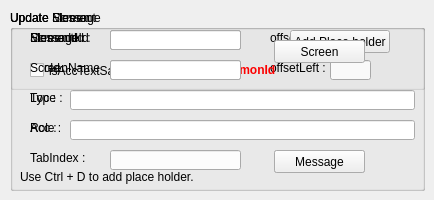
      <widget class="QWidget" name="tab_8">
       <attribute name="title">
        <string>Update Item</string>
       </attribute>
       <widget class="QGroupBox" name="groupBox_updateElement">
        <property name="geometry">
         <rect>
          <x>10</x>
          <y>10</y>
          <width>415</width>
          <height>181</height>
         </rect>
        </property>
        <property name="title">
         <string>Update Element</string>
        </property>
        <widget class="QLabel" name="label_20">
         <property name="geometry">
          <rect>
           <x>20</x>
           <y>20</y>
           <width>61</width>
           <height>16</height>
          </rect>
         </property>
         <property name="text">
          <string>ElementId :</string>
         </property>
        </widget>
        <widget class="QLabel" name="label_21">
         <property name="geometry">
          <rect>
           <x>20</x>
           <y>50</y>
           <width>71</width>
           <height>16</height>
          </rect>
         </property>
         <property name="text">
          <string>AccId :</string>
         </property>
        </widget>
        <widget class="QPushButton" name="updtEleBtn">
         <property name="geometry">
          <rect>
           <x>264</x>
           <y>140</y>
           <width>91</width>
           <height>23</height>
          </rect>
         </property>
         <property name="text">
          <string>Element</string>
         </property>
         <property name="icon">
          <iconset resource="resources.qrc">
           <normaloff>:/images/download-48.png</normaloff>:/images/download-48.png</iconset>
         </property>
        </widget>
        <widget class="QLineEdit" name="updtEleIdText">
         <property name="geometry">
          <rect>
           <x>100</x>
           <y>20</y>
           <width>131</width>
           <height>20</height>
          </rect>
         </property>
         <property name="text">
          <string/>
         </property>
        </widget>
        <widget class="QLineEdit" name="updtEleAccIdText">
         <property name="geometry">
          <rect>
           <x>100</x>
           <y>50</y>
           <width>131</width>
           <height>20</height>
          </rect>
         </property>
         <property name="text">
          <string/>
         </property>
        </widget>
        <widget class="QLabel" name="label_22">
         <property name="geometry">
          <rect>
           <x>20</x>
           <y>110</y>
           <width>71</width>
           <height>16</height>
          </rect>
         </property>
         <property name="text">
          <string>Role :</string>
         </property>
        </widget>
        <widget class="QLineEdit" name="updtEleRoleText">
         <property name="geometry">
          <rect>
           <x>100</x>
           <y>110</y>
           <width>131</width>
           <height>20</height>
          </rect>
         </property>
         <property name="text">
          <string/>
         </property>
        </widget>
        <widget class="QLineEdit" name="updTabIndexText">
         <property name="geometry">
          <rect>
           <x>100</x>
           <y>140</y>
           <width>131</width>
           <height>20</height>
          </rect>
         </property>
         <property name="text">
          <string/>
         </property>
        </widget>
        <widget class="QLabel" name="label_23">
         <property name="geometry">
          <rect>
           <x>20</x>
           <y>140</y>
           <width>71</width>
           <height>16</height>
          </rect>
         </property>
         <property name="text">
          <string>TabIndex :</string>
         </property>
        </widget>
        <widget class="QLineEdit" name="updtEleTypeText">
         <property name="geometry">
          <rect>
           <x>100</x>
           <y>80</y>
           <width>131</width>
           <height>20</height>
          </rect>
         </property>
         <property name="text">
          <string/>
         </property>
        </widget>
        <widget class="QLabel" name="label_24">
         <property name="geometry">
          <rect>
           <x>20</x>
           <y>80</y>
           <width>71</width>
           <height>16</height>
          </rect>
         </property>
         <property name="text">
          <string>Type :</string>
         </property>
        </widget>
        <widget class="QLabel" name="label_49">
         <property name="geometry">
          <rect>
           <x>260</x>
           <y>20</y>
           <width>61</width>
           <height>16</height>
          </rect>
         </property>
         <property name="text">
          <string>offsetTop :</string>
         </property>
        </widget>
        <widget class="QLabel" name="label_50">
         <property name="geometry">
          <rect>
           <x>260</x>
           <y>50</y>
           <width>61</width>
           <height>16</height>
          </rect>
         </property>
         <property name="text">
          <string>offsetLeft :</string>
         </property>
        </widget>
        <widget class="QLineEdit" name="updtOffTopText">
         <property name="geometry">
          <rect>
           <x>320</x>
           <y>20</y>
           <width>41</width>
           <height>20</height>
          </rect>
         </property>
         <property name="text">
          <string/>
         </property>
        </widget>
        <widget class="QLineEdit" name="updtOffLeftText">
         <property name="geometry">
          <rect>
           <x>320</x>
           <y>50</y>
           <width>41</width>
           <height>20</height>
          </rect>
         </property>
         <property name="text">
          <string/>
         </property>
        </widget>
       </widget>
       <widget class="QGroupBox" name="groupBox_updateMessage">
        <property name="geometry">
         <rect>
          <x>10</x>
          <y>10</y>
          <width>415</width>
          <height>181</height>
         </rect>
        </property>
        <property name="title">
         <string>Update Message</string>
        </property>
        <widget class="QLabel" name="label_28">
         <property name="geometry">
          <rect>
           <x>20</x>
           <y>20</y>
           <width>61</width>
           <height>16</height>
          </rect>
         </property>
         <property name="text">
          <string>MessageId :</string>
         </property>
        </widget>
        <widget class="QLineEdit" name="updtMsgidText">
         <property name="geometry">
          <rect>
           <x>100</x>
           <y>20</y>
           <width>131</width>
           <height>20</height>
          </rect>
         </property>
         <property name="text">
          <string/>
         </property>
        </widget>
        <widget class="QPushButton" name="updateMsgBtn">
         <property name="geometry">
          <rect>
           <x>264</x>
           <y>140</y>
           <width>91</width>
           <height>23</height>
          </rect>
         </property>
         <property name="text">
          <string>Message</string>
         </property>
         <property name="icon">
          <iconset resource="resources.qrc">
           <normaloff>:/images/download-48.png</normaloff>:/images/download-48.png</iconset>
         </property>
        </widget>
        <widget class="QCheckBox" name="cb_isAccTextSameUpdt">
         <property name="geometry">
          <rect>
           <x>20</x>
           <y>50</y>
           <width>151</width>
           <height>21</height>
          </rect>
         </property>
         <property name="text">
          <string>isAccTextSame</string>
         </property>
        </widget>
        <widget class="QLineEdit" name="updtLocMsgText">
         <property name="geometry">
          <rect>
           <x>60</x>
           <y>80</y>
           <width>345</width>
           <height>20</height>
          </rect>
         </property>
         <property name="text">
          <string/>
         </property>
        </widget>
        <widget class="QLineEdit" name="updtAccMsgText">
         <property name="geometry">
          <rect>
           <x>60</x>
           <y>110</y>
           <width>345</width>
           <height>20</height>
          </rect>
         </property>
         <property name="text">
          <string/>
         </property>
        </widget>
        <widget class="QLabel" name="label_29">
         <property name="geometry">
          <rect>
           <x>20</x>
           <y>80</y>
           <width>34</width>
           <height>16</height>
          </rect>
         </property>
         <property name="text">
          <string>Loc :</string>
         </property>
        </widget>
        <widget class="QLabel" name="label_30">
         <property name="geometry">
          <rect>
           <x>20</x>
           <y>110</y>
           <width>31</width>
           <height>16</height>
          </rect>
         </property>
         <property name="text">
          <string>Acc :</string>
         </property>
        </widget>
        <widget class="QLabel" name="label_commonId">
         <property name="geometry">
          <rect>
           <x>150</x>
           <y>50</y>
           <width>201</width>
           <height>20</height>
          </rect>
         </property>
         <property name="palette">
          <palette>
           <active>
            <colorrole role="WindowText">
             <brush brushstyle="SolidPattern">
              <color alpha="255">
               <red>255</red>
               <green>0</green>
               <blue>0</blue>
              </color>
             </brush>
            </colorrole>
            <colorrole role="Button">
             <brush brushstyle="SolidPattern">
              <color alpha="255">
               <red>255</red>
               <green>0</green>
               <blue>0</blue>
              </color>
             </brush>
            </colorrole>
            <colorrole role="Light">
             <brush brushstyle="SolidPattern">
              <color alpha="255">
               <red>255</red>
               <green>127</green>
               <blue>127</blue>
              </color>
             </brush>
            </colorrole>
            <colorrole role="Midlight">
             <brush brushstyle="SolidPattern">
              <color alpha="255">
               <red>255</red>
               <green>63</green>
               <blue>63</blue>
              </color>
             </brush>
            </colorrole>
            <colorrole role="Dark">
             <brush brushstyle="SolidPattern">
              <color alpha="255">
               <red>127</red>
               <green>0</green>
               <blue>0</blue>
              </color>
             </brush>
            </colorrole>
            <colorrole role="Mid">
             <brush brushstyle="SolidPattern">
              <color alpha="255">
               <red>170</red>
               <green>0</green>
               <blue>0</blue>
              </color>
             </brush>
            </colorrole>
            <colorrole role="Text">
             <brush brushstyle="SolidPattern">
              <color alpha="255">
               <red>255</red>
               <green>0</green>
               <blue>0</blue>
              </color>
             </brush>
            </colorrole>
            <colorrole role="BrightText">
             <brush brushstyle="SolidPattern">
              <color alpha="255">
               <red>255</red>
               <green>255</green>
               <blue>255</blue>
              </color>
             </brush>
            </colorrole>
            <colorrole role="ButtonText">
             <brush brushstyle="SolidPattern">
              <color alpha="255">
               <red>0</red>
               <green>0</green>
               <blue>0</blue>
              </color>
             </brush>
            </colorrole>
            <colorrole role="Base">
             <brush brushstyle="SolidPattern">
              <color alpha="255">
               <red>255</red>
               <green>255</green>
               <blue>255</blue>
              </color>
             </brush>
            </colorrole>
            <colorrole role="Window">
             <brush brushstyle="SolidPattern">
              <color alpha="255">
               <red>255</red>
               <green>0</green>
               <blue>0</blue>
              </color>
             </brush>
            </colorrole>
            <colorrole role="Shadow">
             <brush brushstyle="SolidPattern">
              <color alpha="255">
               <red>0</red>
               <green>0</green>
               <blue>0</blue>
              </color>
             </brush>
            </colorrole>
            <colorrole role="AlternateBase">
             <brush brushstyle="SolidPattern">
              <color alpha="255">
               <red>255</red>
               <green>127</green>
               <blue>127</blue>
              </color>
             </brush>
            </colorrole>
            <colorrole role="ToolTipBase">
             <brush brushstyle="SolidPattern">
              <color alpha="255">
               <red>255</red>
               <green>255</green>
               <blue>220</blue>
              </color>
             </brush>
            </colorrole>
            <colorrole role="ToolTipText">
             <brush brushstyle="SolidPattern">
              <color alpha="255">
               <red>0</red>
               <green>0</green>
               <blue>0</blue>
              </color>
             </brush>
            </colorrole>
           </active>
           <inactive>
            <colorrole role="WindowText">
             <brush brushstyle="SolidPattern">
              <color alpha="255">
               <red>255</red>
               <green>0</green>
               <blue>0</blue>
              </color>
             </brush>
            </colorrole>
            <colorrole role="Button">
             <brush brushstyle="SolidPattern">
              <color alpha="255">
               <red>255</red>
               <green>0</green>
               <blue>0</blue>
              </color>
             </brush>
            </colorrole>
            <colorrole role="Light">
             <brush brushstyle="SolidPattern">
              <color alpha="255">
               <red>255</red>
               <green>127</green>
               <blue>127</blue>
              </color>
             </brush>
            </colorrole>
            <colorrole role="Midlight">
             <brush brushstyle="SolidPattern">
              <color alpha="255">
               <red>255</red>
               <green>63</green>
               <blue>63</blue>
              </color>
             </brush>
            </colorrole>
            <colorrole role="Dark">
             <brush brushstyle="SolidPattern">
              <color alpha="255">
               <red>127</red>
               <green>0</green>
               <blue>0</blue>
              </color>
             </brush>
            </colorrole>
            <colorrole role="Mid">
             <brush brushstyle="SolidPattern">
              <color alpha="255">
               <red>170</red>
               <green>0</green>
               <blue>0</blue>
              </color>
             </brush>
            </colorrole>
            <colorrole role="Text">
             <brush brushstyle="SolidPattern">
              <color alpha="255">
               <red>255</red>
               <green>0</green>
               <blue>0</blue>
              </color>
             </brush>
            </colorrole>
            <colorrole role="BrightText">
             <brush brushstyle="SolidPattern">
              <color alpha="255">
               <red>255</red>
               <green>255</green>
               <blue>255</blue>
              </color>
             </brush>
            </colorrole>
            <colorrole role="ButtonText">
             <brush brushstyle="SolidPattern">
              <color alpha="255">
               <red>0</red>
               <green>0</green>
               <blue>0</blue>
              </color>
             </brush>
            </colorrole>
            <colorrole role="Base">
             <brush brushstyle="SolidPattern">
              <color alpha="255">
               <red>255</red>
               <green>255</green>
               <blue>255</blue>
              </color>
             </brush>
            </colorrole>
            <colorrole role="Window">
             <brush brushstyle="SolidPattern">
              <color alpha="255">
               <red>255</red>
               <green>0</green>
               <blue>0</blue>
              </color>
             </brush>
            </colorrole>
            <colorrole role="Shadow">
             <brush brushstyle="SolidPattern">
              <color alpha="255">
               <red>0</red>
               <green>0</green>
               <blue>0</blue>
              </color>
             </brush>
            </colorrole>
            <colorrole role="AlternateBase">
             <brush brushstyle="SolidPattern">
              <color alpha="255">
               <red>255</red>
               <green>127</green>
               <blue>127</blue>
              </color>
             </brush>
            </colorrole>
            <colorrole role="ToolTipBase">
             <brush brushstyle="SolidPattern">
              <color alpha="255">
               <red>255</red>
               <green>255</green>
               <blue>220</blue>
              </color>
             </brush>
            </colorrole>
            <colorrole role="ToolTipText">
             <brush brushstyle="SolidPattern">
              <color alpha="255">
               <red>0</red>
               <green>0</green>
               <blue>0</blue>
              </color>
             </brush>
            </colorrole>
           </inactive>
           <disabled>
            <colorrole role="WindowText">
             <brush brushstyle="SolidPattern">
              <color alpha="255">
               <red>127</red>
               <green>0</green>
               <blue>0</blue>
              </color>
             </brush>
            </colorrole>
            <colorrole role="Button">
             <brush brushstyle="SolidPattern">
              <color alpha="255">
               <red>255</red>
               <green>0</green>
               <blue>0</blue>
              </color>
             </brush>
            </colorrole>
            <colorrole role="Light">
             <brush brushstyle="SolidPattern">
              <color alpha="255">
               <red>255</red>
               <green>127</green>
               <blue>127</blue>
              </color>
             </brush>
            </colorrole>
            <colorrole role="Midlight">
             <brush brushstyle="SolidPattern">
              <color alpha="255">
               <red>255</red>
               <green>63</green>
               <blue>63</blue>
              </color>
             </brush>
            </colorrole>
            <colorrole role="Dark">
             <brush brushstyle="SolidPattern">
              <color alpha="255">
               <red>127</red>
               <green>0</green>
               <blue>0</blue>
              </color>
             </brush>
            </colorrole>
            <colorrole role="Mid">
             <brush brushstyle="SolidPattern">
              <color alpha="255">
               <red>170</red>
               <green>0</green>
               <blue>0</blue>
              </color>
             </brush>
            </colorrole>
            <colorrole role="Text">
             <brush brushstyle="SolidPattern">
              <color alpha="255">
               <red>127</red>
               <green>0</green>
               <blue>0</blue>
              </color>
             </brush>
            </colorrole>
            <colorrole role="BrightText">
             <brush brushstyle="SolidPattern">
              <color alpha="255">
               <red>255</red>
               <green>255</green>
               <blue>255</blue>
              </color>
             </brush>
            </colorrole>
            <colorrole role="ButtonText">
             <brush brushstyle="SolidPattern">
              <color alpha="255">
               <red>127</red>
               <green>0</green>
               <blue>0</blue>
              </color>
             </brush>
            </colorrole>
            <colorrole role="Base">
             <brush brushstyle="SolidPattern">
              <color alpha="255">
               <red>255</red>
               <green>0</green>
               <blue>0</blue>
              </color>
             </brush>
            </colorrole>
            <colorrole role="Window">
             <brush brushstyle="SolidPattern">
              <color alpha="255">
               <red>255</red>
               <green>0</green>
               <blue>0</blue>
              </color>
             </brush>
            </colorrole>
            <colorrole role="Shadow">
             <brush brushstyle="SolidPattern">
              <color alpha="255">
               <red>0</red>
               <green>0</green>
               <blue>0</blue>
              </color>
             </brush>
            </colorrole>
            <colorrole role="AlternateBase">
             <brush brushstyle="SolidPattern">
              <color alpha="255">
               <red>255</red>
               <green>0</green>
               <blue>0</blue>
              </color>
             </brush>
            </colorrole>
            <colorrole role="ToolTipBase">
             <brush brushstyle="SolidPattern">
              <color alpha="255">
               <red>255</red>
               <green>255</green>
               <blue>220</blue>
              </color>
             </brush>
            </colorrole>
            <colorrole role="ToolTipText">
             <brush brushstyle="SolidPattern">
              <color alpha="255">
               <red>0</red>
               <green>0</green>
               <blue>0</blue>
              </color>
             </brush>
            </colorrole>
           </disabled>
          </palette>
         </property>
         <property name="font">
          <font>
           <weight>75</weight>
           <bold>true</bold>
          </font>
         </property>
         <property name="text">
          <string>Contains commonId</string>
         </property>
        </widget>
        <widget class="QPushButton" name="updtPlaceHolderBtn">
         <property name="geometry">
          <rect>
           <x>280</x>
           <y>20</y>
           <width>100</width>
           <height>23</height>
          </rect>
         </property>
         <property name="toolTip">
          <string>Adds place holder in the loc text.</string>
         </property>
         <property name="text">
          <string>Add Place holder</string>
         </property>
         <property name="shortcut">
          <string>Ctrl+D</string>
         </property>
        </widget>
        <widget class="QLabel" name="label_52">
         <property name="geometry">
          <rect>
           <x>10</x>
           <y>159</y>
           <width>271</width>
           <height>16</height>
          </rect>
         </property>
         <property name="text">
          <string>Use Ctrl + D to add place holder.</string>
         </property>
        </widget>
       </widget>
       <widget class="QGroupBox" name="groupBox_updateScreen">
        <property name="geometry">
         <rect>
          <x>10</x>
          <y>10</y>
          <width>415</width>
          <height>80</height>
         </rect>
        </property>
        <property name="title">
         <string>Update Screen</string>
        </property>
        <widget class="QLineEdit" name="updtScreenIdText">
         <property name="geometry">
          <rect>
           <x>100</x>
           <y>20</y>
           <width>131</width>
           <height>20</height>
          </rect>
         </property>
         <property name="text">
          <string/>
         </property>
        </widget>
        <widget class="QPushButton" name="updtScreenBtn">
         <property name="geometry">
          <rect>
           <x>264</x>
           <y>30</y>
           <width>91</width>
           <height>23</height>
          </rect>
         </property>
         <property name="text">
          <string>Screen</string>
         </property>
         <property name="icon">
          <iconset resource="resources.qrc">
           <normaloff>:/images/download-48.png</normaloff>:/images/download-48.png</iconset>
         </property>
        </widget>
        <widget class="QLabel" name="label_33">
         <property name="geometry">
          <rect>
           <x>20</x>
           <y>20</y>
           <width>61</width>
           <height>16</height>
          </rect>
         </property>
         <property name="text">
          <string>ScreenId :</string>
         </property>
        </widget>
        <widget class="QLineEdit" name="updtScreenNameText">
         <property name="geometry">
          <rect>
           <x>100</x>
           <y>50</y>
           <width>131</width>
           <height>20</height>
          </rect>
         </property>
         <property name="text">
          <string/>
         </property>
        </widget>
        <widget class="QLabel" name="label_34">
         <property name="geometry">
          <rect>
           <x>20</x>
           <y>50</y>
           <width>71</width>
           <height>16</height>
          </rect>
         </property>
         <property name="text">
          <string>ScreenName  :</string>
         </property>
        </widget>
       </widget>
      </widget>
